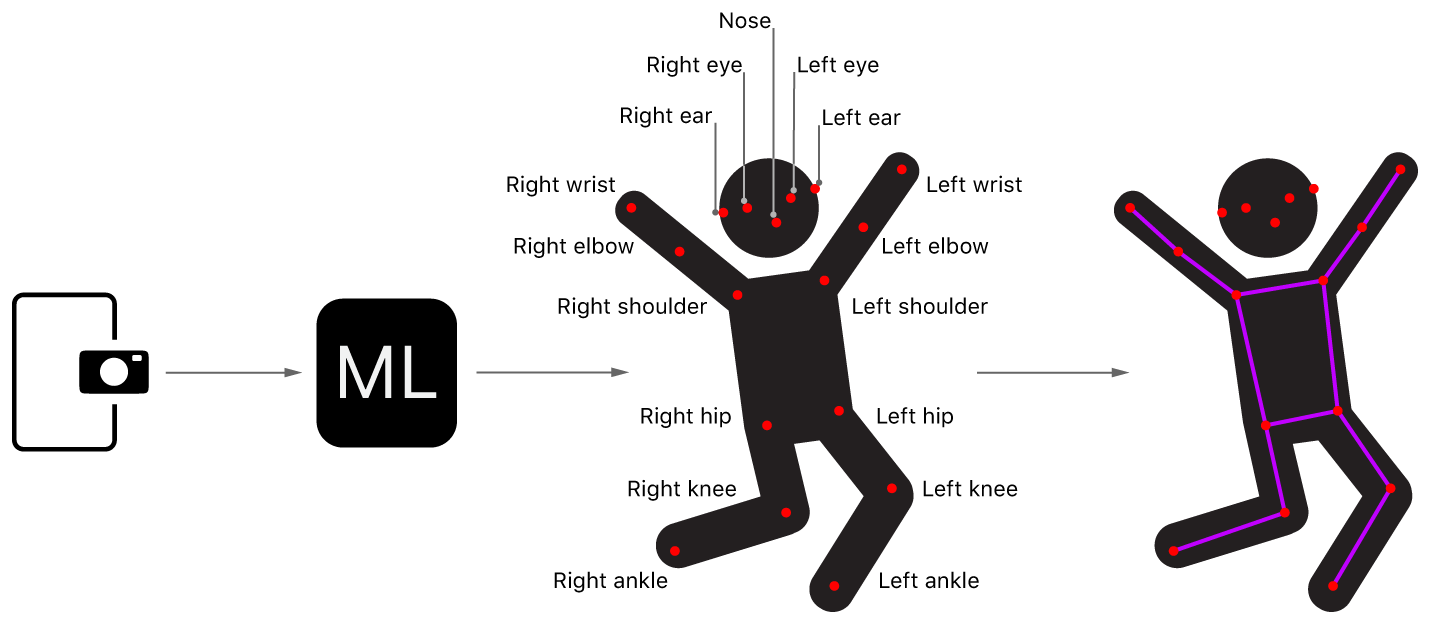
#> input picture Camera/Documentation/PoseNetPipeline.png, 1430 x 624 px, given in place of the camera
$ python motiontrack.py
#> lines starting #> are read from the running program, lines starting #| are printed output that depends on the picture; after the words box and inside, x2 and y2 are one past the last pixel; in counts of white or black regions, pixels touching at a corner belong together
import cv2
import numpy as np

# start video capture
cap = cv2.VideoCapture(0)  #Change if camera isnt working, does take a minute to load

# Create background subtractor
fgbg = cv2.createBackgroundSubtractorMOG2()

while cap.isOpened():
    ret, frame = cap.read()
#> frame is the input picture: shape (624, 1430, 3); mean B, G, R 219.3, 218, 220.1
    if not ret:
        break

    # Convert frame to grayscale
    gray = cv2.cvtColor(frame, cv2.COLOR_BGR2GRAY)

    # Apply background subtraction
    fgmask = fgbg.apply(gray)
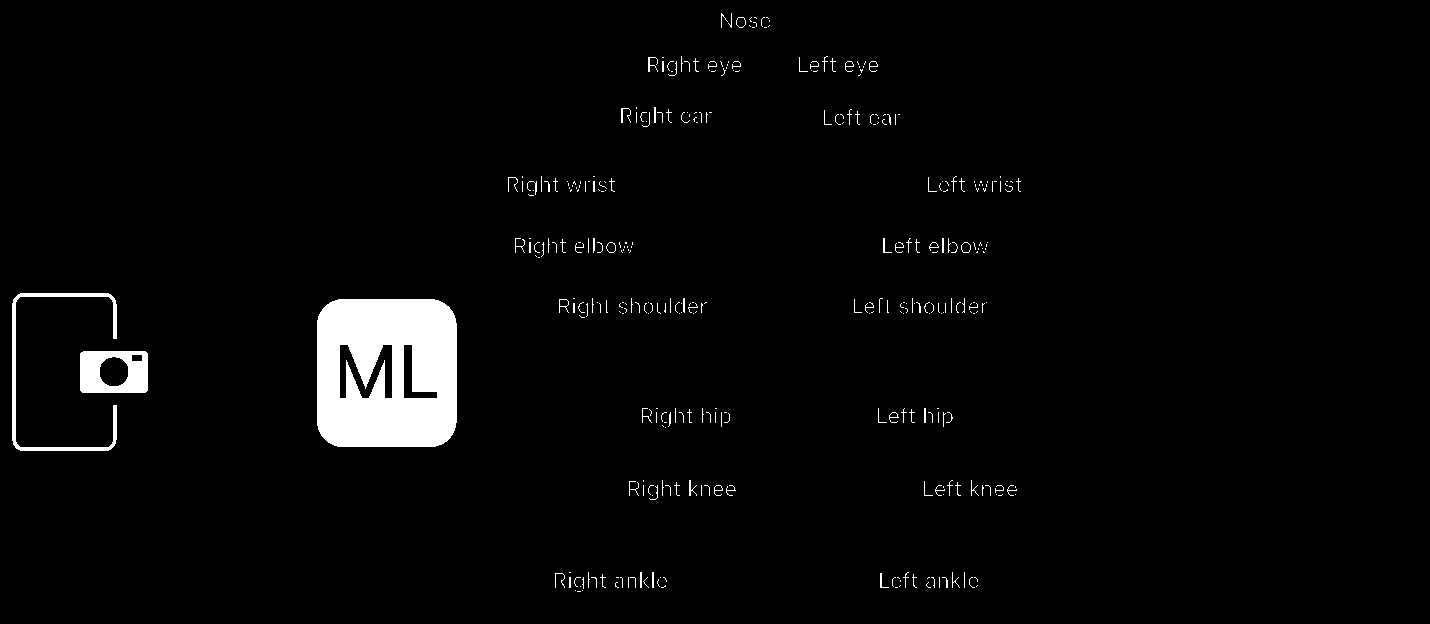
#> fgmask: shape (624, 1430); values 127 (black) and 255 (white), 2.9% white; 353 white regions (271 under 20 px), largest, box (x1, y1, x2, y2) and area: (317, 299, 457, 447) 18208, (80, 351, 148, 393) 2124, (12, 293, 117, 451) 1690

    # Apply threshold to clean up noise
    _, thresh = cv2.threshold(fgmask, 25, 255, cv2.THRESH_BINARY)
#> thresh: shape (624, 1430); every value is 255

    # Find contours of moving objects
    contours, _ = cv2.findContours(thresh, cv2.RETR_EXTERNAL, cv2.CHAIN_APPROX_SIMPLE)
#> contours = [[[0, 0], [0, 623], [1429, 623], [1429, 0]]]

    for contour in contours:
        if cv2.contourArea(contour) < 1000:  # Ignore small movements
            continue
        (x, y, w, h) = cv2.boundingRect(contour)
        cv2.rectangle(frame, (x, y), (x + w, y + h), (0, 255, 0), 2)
        cv2.putText(frame, "Movement", (x, y - 10), cv2.FONT_HERSHEY_SIMPLEX,
                    0.5, (0, 255, 0), 2)
#> this loop made 1 pass
#> (contour, x, y, w, h) on pass 1: ([[0, 0], [0, 623], [1429, 623], [1429, 0]], 0, 0, 1430, 624)
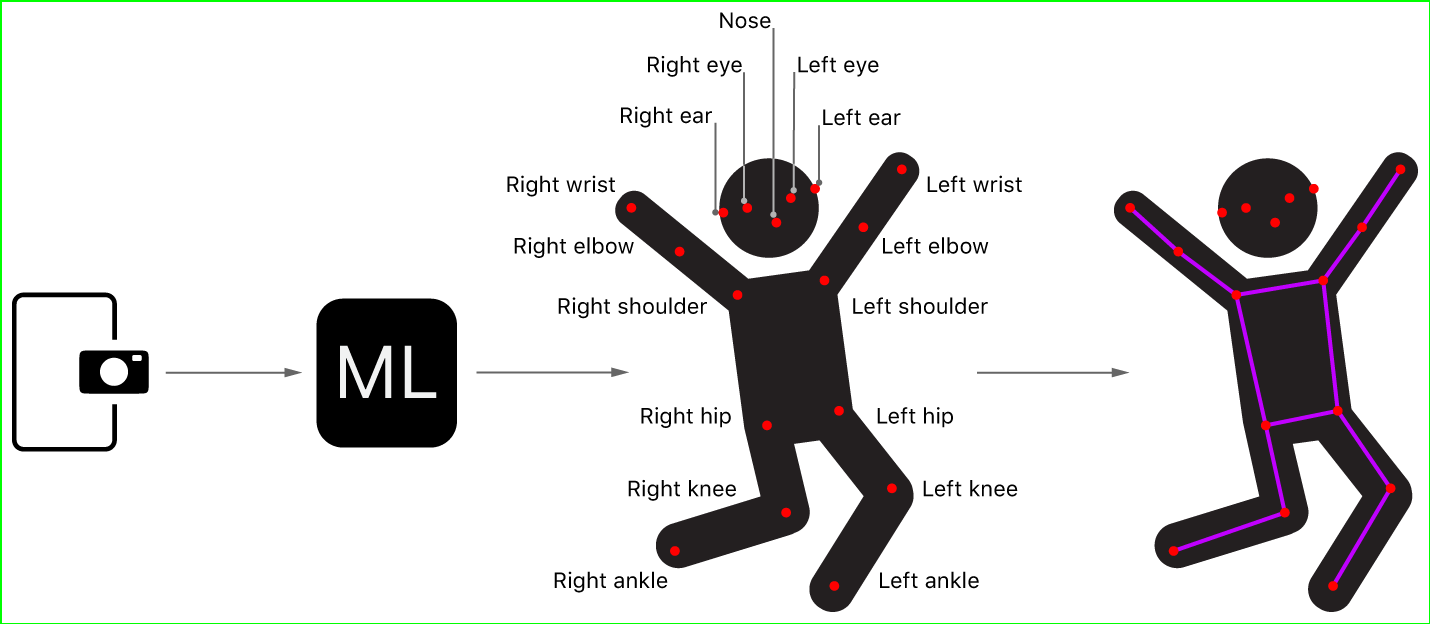
#> frame: shape (624, 1430, 3); 0.69% of pixels changed, all inside (x1, y1, x2, y2) = (0, 0, 1430, 624)

    # Display the frame
    cv2.imshow("Motion Tracking", frame)

    # Exit with 'q'
    if cv2.waitKey(1) & 0xFF == ord('q'):
#> (key q is pressed here)
        break

# Cleanup
cap.release()
cv2.destroyAllWindows()

$ run again, on Camera/Documentation/PoseNetVisualization.png
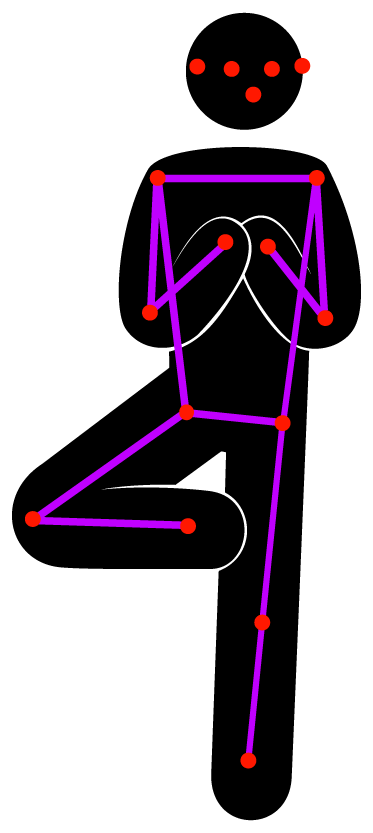
#> input picture Camera/Documentation/PoseNetVisualization.png, 373 x 833 px, given in place of the camera
#> frame is the input picture: shape (833, 373, 3); mean B, G, R 164.2, 154.7, 164.5
#> `fgmask = fgbg.apply(gray)`:
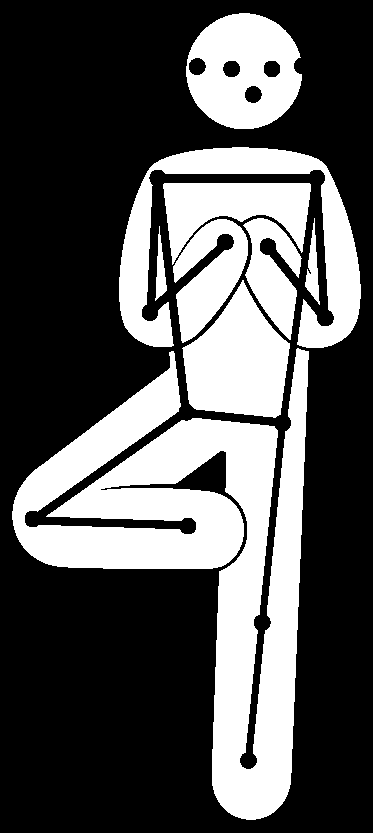
#> fgmask: shape (833, 373); values 127 (black) and 255 (white), 33.4% white; 9 white regions, largest, box (x1, y1, x2, y2) and area: (12, 348, 309, 820) 54618, (119, 147, 361, 348) 13743, (186, 13, 302, 129) 9579
#> thresh: shape (833, 373); every value is 255
#> contours = [[[0, 0], [0, 832], [372, 832], [372, 0]]]
#> the loop `for contour in contours:` made 1 pass
#> (contour, x, y, w, h) on pass 1: ([[0, 0], [0, 832], [372, 832], [372, 0]], 0, 0, 373, 833)
#> after the loop `for contour in contours:`:
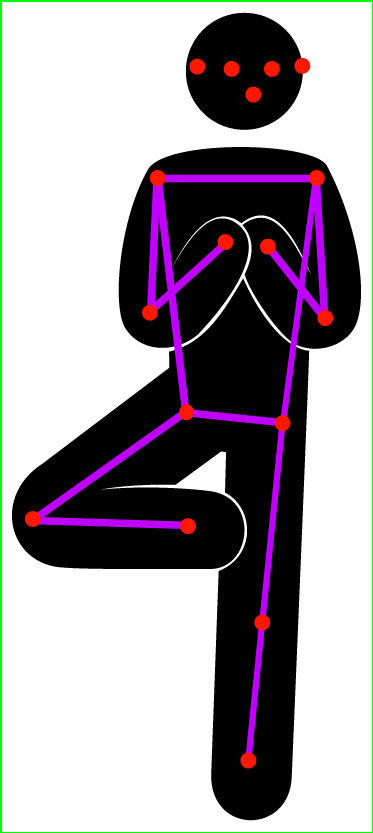
#> frame: shape (833, 373, 3); 1.16% of pixels changed, all inside (x1, y1, x2, y2) = (0, 0, 373, 833)
